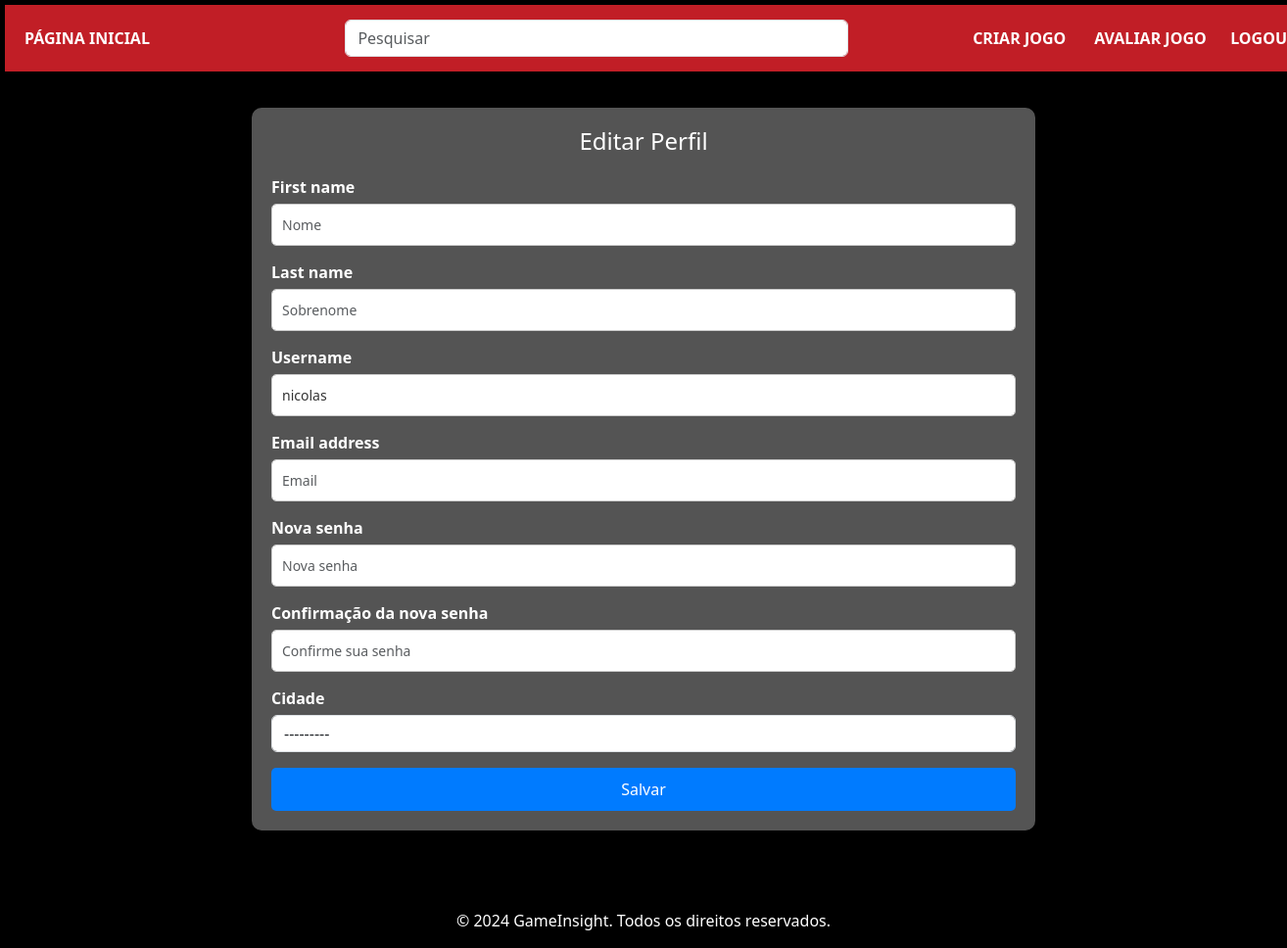
Page /accounts/perfil/editar/ (signed in) on the earlier database version.
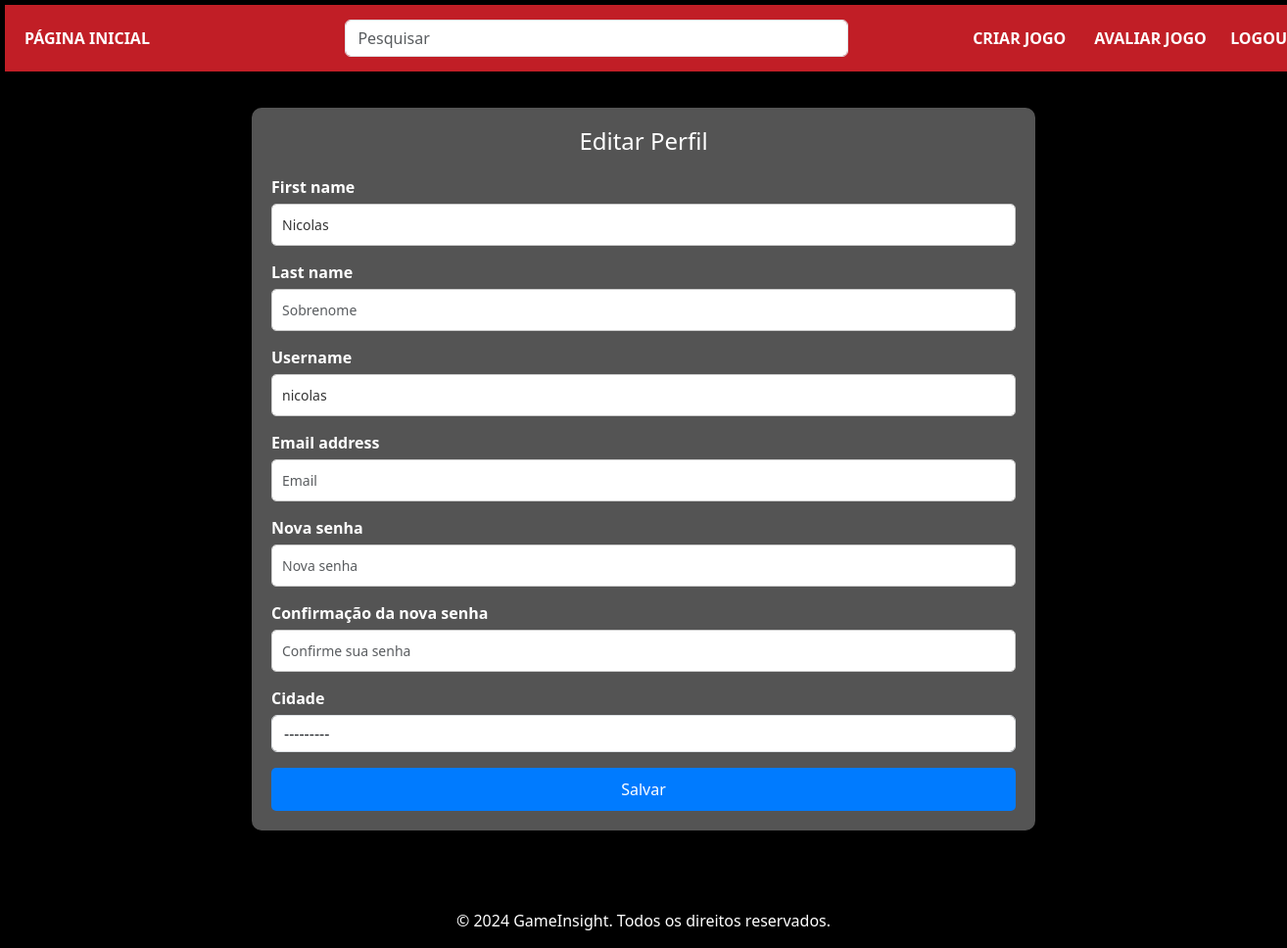
Same page on the later database version.
### usuarios/models.py (models this page shows, shortened)
class Usuario(AbstractUser):
    cidade = models.ForeignKey(Cidade, on_delete=models.CASCADE, null=True, blank=True, default=None)
    avatar = models.ImageField(upload_to='avatars/', null=True, blank=True, default=None)

### usuarios/views.py (the view)
# urls.py: path('perfil/editar/', views.perfil_edit, name='perfil_edit'),
@login_required(login_url='usuarios:login')
def perfil_edit(request):
    user = request.user
    if request.method == 'POST':
        form = UserBlogEditForm(request.POST, request.FILES, instance=user)
        if form.is_valid():
            print(form.cleaned_data)
            user = form.save(commit=False)
            if form.cleaned_data.get("password1"):
                user.set_password(form.cleaned_data["password1"])
            user.save()
            messages.success(request, 'Perfil atualizado com sucesso!')
            return redirect('usuarios:perfil')
    else:
        form = UserBlogEditForm(instance=user)
    return render(request, 'usuarios/perfil-edit.html', {'form': form})

### usuarios/models.py (called while the page is built)
    def __str__(self):
        return f'{self.nome} - {self.estado.sigla}'

### usuarios/templates/usuarios/perfil-edit.html (shortened to what this page needs)
{% extends 'gameinsight/base.html' %}
{% block content %}
    <div class="edit-container">
        <h1>Editar Perfil</h1>
        <form method="post" action="{% url 'usuarios:perfil_edit' %}">
            {% for field in form.visible_fields %}
                <div>
                    <label for="{{ field.id_for_label }}">{{ field.label }}</label>
                    {{ field }}
                </div>
            {% endfor %}
            <button type="submit">Salvar</button>
        </form>
    </div>
{% endblock content %}

Differences in the rows shown:
changed Usuario "nicolas": first_name (not shown) → "Nicolas"
